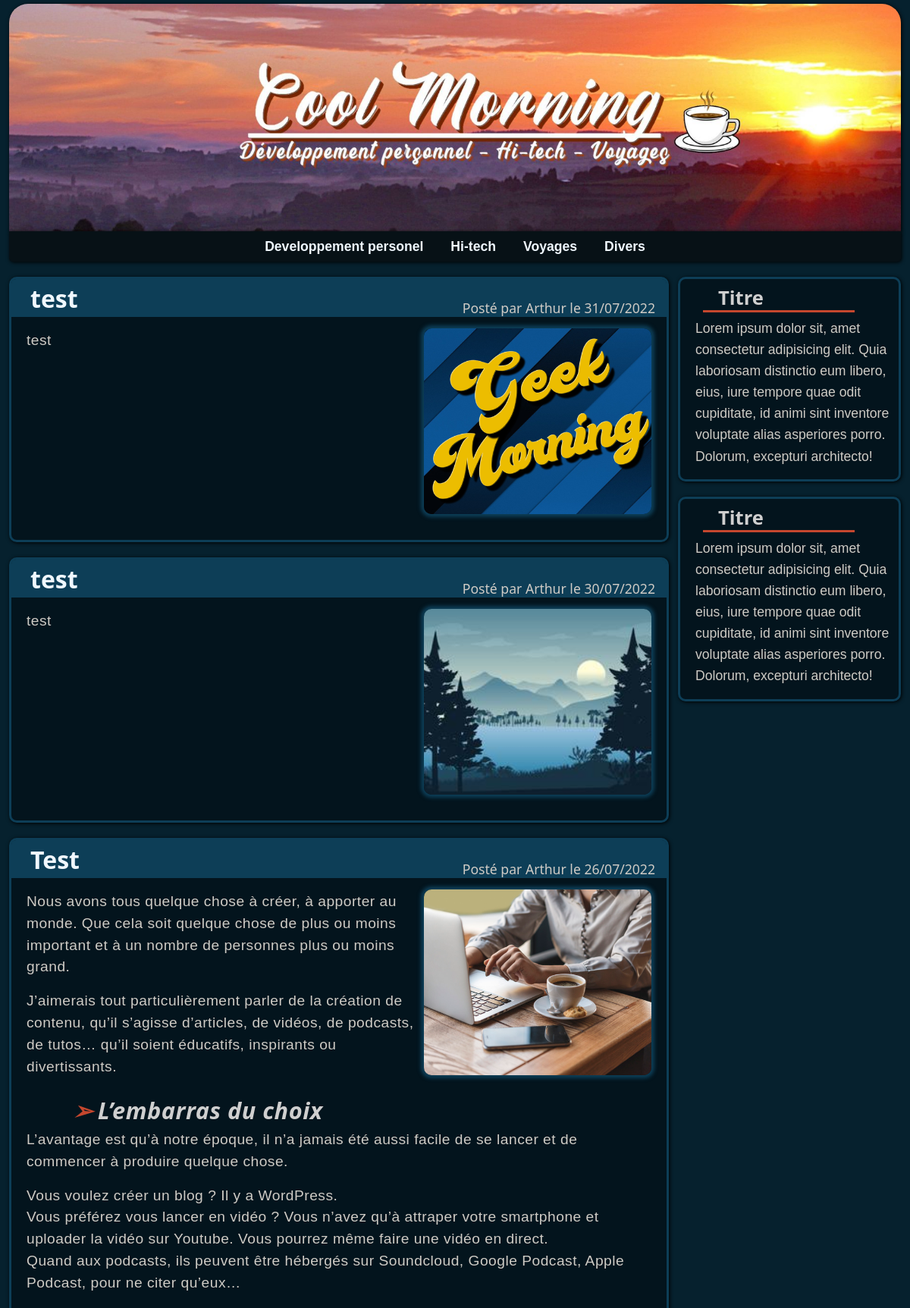
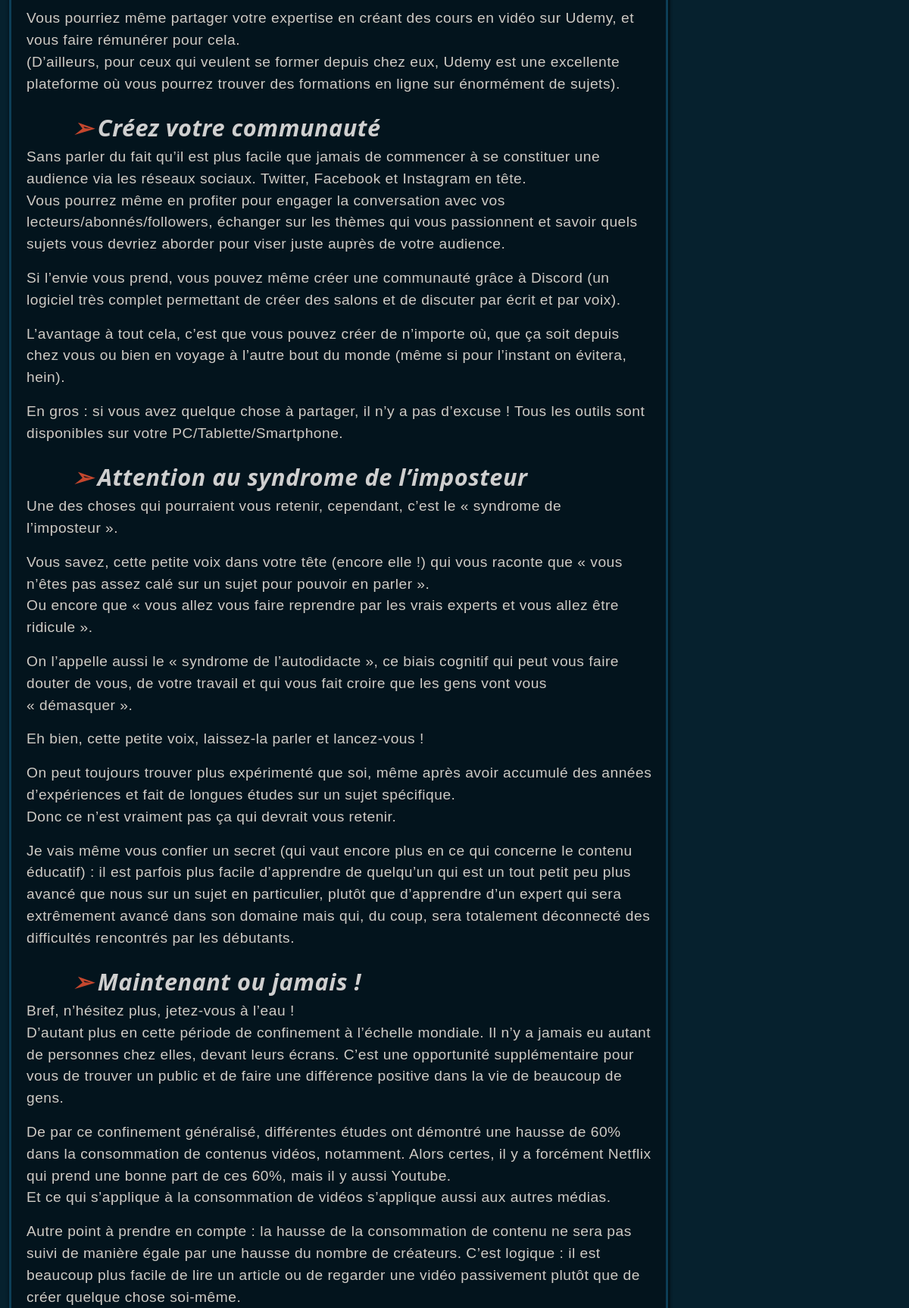
The page / (upper part) on the database its author committed (2 pictures, top to bottom).
### helpers.py (models this page shows)
class Article(db.Model):
    id = db.Column(db.Integer, primary_key=True)
    title = db.Column(db.String(50), nullable=False)
    text = db.Column(db.Text, nullable=False)
    date = db.Column(db.DateTime, nullable=False)
    posted = db.Column(db.Boolean, nullable=False)
    author = db.Column(db.String(50), nullable=False)
    img = db.Column(db.String, nullable=False)

### application.py (the view)
@app.route("/")
def index():
    list_posts = Article.query.filter_by(posted=True).order_by(Article.date.desc()).all()
    return render_template("index.html", articles=list_posts, Markup=Markup)

### templates/index.html
{% extends "layout.html" %}
{% block body %}
<div class="row">
    <div class="col-md-9">
        {% for article in articles %}
        <div class="article">
            <div class="article-header">
                <h2>{{ article.title }}</h2>
                <p>Posté par {{ article.author }} le {{ article.date.strftime('%d/%m/%Y') }}</p>
            </div>
            <img src="{{ article.img }}" class="thumb">
            <div class="text">
                {{ Markup(article.text) }}
            </div>
        </div>
        {% endfor %}
    </div>
    <div class="col-md-3">
        <div class="aside">
            <h2>Titre</h2>
            <p>Lorem ipsum dolor sit, amet consectetur adipisicing elit. Quia laboriosam distinctio eum libero, eius, iure tempore quae odit cupiditate, id animi sint inventore voluptate alias asperiores porro. Dolorum, excepturi architecto!</p>
        </div>
        <div class="aside">
            <h2>Titre</h2>
            <p>Lorem ipsum dolor sit, amet consectetur adipisicing elit. Quia laboriosam distinctio eum libero, eius, iure tempore quae odit cupiditate, id animi sint inventore voluptate alias asperiores porro. Dolorum, excepturi architecto!</p>
        </div>
    </div>
</div>
{% endblock %}

### templates/layout.html (shortened to what this page needs)
<!doctype html>
<html lang="en">
  <head>
    <link href="{{ url_for('static', filename='styles/bootstrap.min.css')}}" rel="stylesheet">
    <link href="{{ url_for('static', filename='styles/custom.css')}}" rel="stylesheet" type="text/css">
  </head>
  <body>
    <div class="container">
        <div class="p-5 new-header"></div>
        <ul class="list-inline nav">
            <div class="nav-block">
                <li class="list-inline-item"><a href="#">Developpement personel
                </a></li><li class="list-inline-item"><a href="#">Hi-tech
                </a></li><li class="list-inline-item"><a href="#">Voyages
                </a></li><li class="list-inline-item"><a href="#">Divers
                </a></li>
            </div>
        </ul>
        <div class="container">
            {% block body %}{% endblock %}
        </div>
    </div>
  </body>
</html>

### static/styles/custom.css (style rules this page uses)
.container { max-width: 1700px; }
body { background-color: #06212e; font-family: Verdana, Arial, Tahoma, Serif; color: #cfcbc5; }
a { text-decoration: none; }
.new-header { background-image: url("../img/bg.jpg"); background-position: center; background-repeat: no-repeat; background-size: cover; height: 300px; border-radius: 25px 25px 0px 0px; margin-top: 5px; box-shadow: 1px 1px 5px black; }
.nav { background-color: #071116; height: 40px; text-align: center; border-radius: 0px 0px 5px 5px; box-shadow: 1px 1px 5px black; }
.nav-block { width: 650px; margin: auto; }
.nav .list-inline-item { margin-right: 18px; margin-left: 18px; }
.nav a { color: aliceblue; font-weight: bold; padding: 0; font-size: 1.1em; }
.article-header { background-color: #0d3e57; height: 40px; color: aliceblue; border-radius: 6px 6px 0px 0px; padding-left: 25px; height: 50px; }
.article-header h2 { font-family: Candara, Calibri, Segoe, Segoe UI, Optima, Arial, sans-serif; position: absolute; margin-top: 7px; font-weight: bolder; display: inline; }
.article-header p { font-family: Candara, Calibri, Segoe, Segoe UI, Optima, Arial, sans-serif; color: #cfcbc5; display: inline; float: right; font-size: 1.1em; padding-top: 25px; padding-right: 15px; margin-bottom: -2px; }
.aside h2 { color: #cfcfcf; Font-family: Candara, Calibri, Segoe, Segoe UI, Optima, Arial, sans-serif; font-weight: bolder; border-bottom: 3px solid #c5472e; width: 200px; margin: 10px 0px 0px 30px; padding-left: 20px; font-size: 1.6em; }
.article .thumb { margin: 15px 20px 3px 10px; float: right; border-radius: 10px; width: 300px; height: 245px; object-fit: cover; box-shadow: 0px 0px 5px 4px #0d3e57; }
.article .text { font-size: 1.2em; padding: 17px 15px 10px 20px; letter-spacing: 0.5px; }
.article h3 { color: #cfcfcf; font-family: Candara, Calibri, Segoe, Segoe UI, Optima, Arial, sans-serif; font-weight: bold; font-size: 1.6em; font-style: italic; margin-top: 0.8em; margin-bottom: 0.2em; margin-left: 2em; }
.article h3:before { content:"➢"; color: #c5472e; display: inline-block; margin-right: 0.2em; }
.aside p { font-size: 1.1em; padding: 7px 10px 0px 20px; line-height: 1.6em; }
.article { min-height: 350px; }
.article, .aside { box-sizing: border-box; background-color: #03141d; margin-top: 20px; border-radius: 10px; border: #0d3e57 solid; box-shadow: 1px 1px 5px black; }
.col-md-3 { padding:0; }
.col-md-9 { padding-left:0; }

### rows shown on the page
Article: title "test", author "Arthur", date "31/07/2022", shows a picture, text "test"
Article: title "test", author "Arthur", date "30/07/2022", shows a picture, text "test"
Article: title "Test", author "Arthur", date "26/07/2022", shows a picture, text "Nous avons tous quelque chose à créer, à apporter au monde. Que cela soit quelque chose de plus ou moins important et à un nombre de personnes plus ou moins grand. J’aimerais tout particulièrement parler de la création de contenu, qu’il s’agisse d’articles, de vidéos, de podcasts, de tutos… qu’il soient éducatifs, inspirants ou divertissants. L’embarras du choix L’avantage est qu’à notre époque, il n’a jamais été aussi facile de se lancer et de commencer à produire quelque chose. Vous voulez créer un blog ? Il y a WordPress. Vous préférez vous lancer en vidéo ? Vous n’avez qu’à attraper votre smartphone et uploader la vidéo sur Youtube. Vous pourrez même faire une vidéo en direct. Quand aux…"
